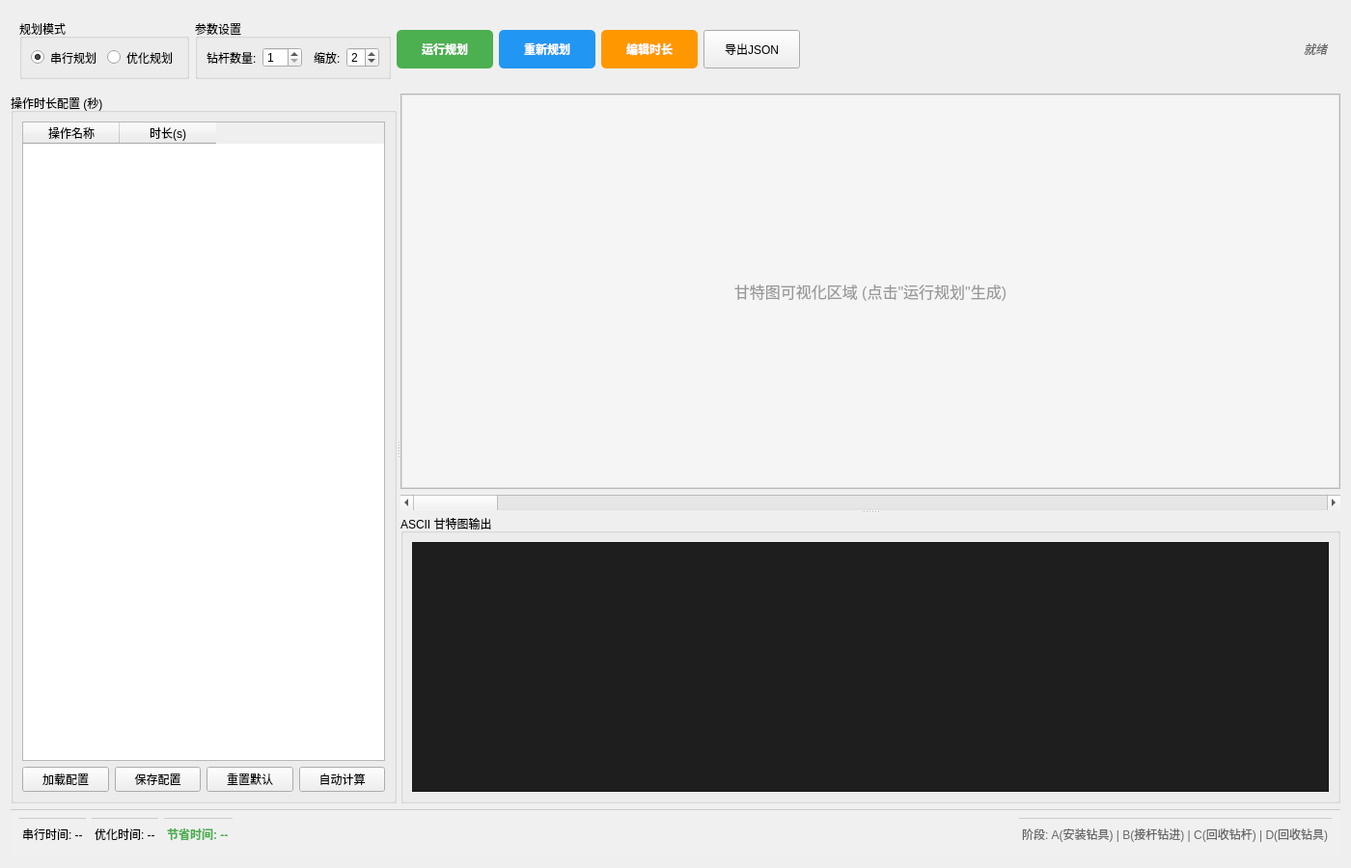
<?xml version="1.0" encoding="UTF-8"?>
<ui version="4.0">
 <class>PlanVisualizerPage</class>
 <widget class="QWidget" name="PlanVisualizerPage">
  <property name="geometry">
   <rect>
    <x>0</x>
    <y>0</y>
    <width>1400</width>
    <height>900</height>
   </rect>
  </property>
  <property name="windowTitle">
   <string>钻杆规划可视化</string>
  </property>
  <layout class="QVBoxLayout" name="verticalLayout">
   <item>
    <!-- 顶部控制栏 -->
    <widget class="QWidget" name="controlBar">
     <property name="maximumSize">
      <size>
       <width>16777215</width>
       <height>80</height>
      </size>
     </property>
     <layout class="QHBoxLayout" name="controlLayout">
      <item>
       <widget class="QGroupBox" name="planModeGroup">
        <property name="title">
         <string>规划模式</string>
        </property>
        <layout class="QHBoxLayout" name="planModeLayout">
         <item>
          <widget class="QRadioButton" name="serialRadio">
           <property name="text">
            <string>串行规划</string>
           </property>
           <property name="checked">
            <bool>true</bool>
           </property>
          </widget>
         </item>
         <item>
          <widget class="QRadioButton" name="optimizedRadio">
           <property name="text">
            <string>优化规划</string>
           </property>
          </widget>
         </item>
        </layout>
       </widget>
      </item>
      <item>
       <widget class="QGroupBox" name="paramsGroup">
        <property name="title">
         <string>参数设置</string>
        </property>
        <layout class="QHBoxLayout" name="paramsLayout">
         <item>
          <widget class="QLabel" name="pipesLabel">
           <property name="text">
            <string>钻杆数量:</string>
           </property>
          </widget>
         </item>
         <item>
          <widget class="QSpinBox" name="pipesSpinBox">
           <property name="minimum">
            <number>1</number>
           </property>
           <property name="maximum">
            <number>10</number>
           </property>
           <property name="value">
            <number>1</number>
           </property>
          </widget>
         </item>
         <item>
          <widget name="spacer1" class="QWidget">
           <property name="minimumWidth">
            <number>10</number>
           </property>
          </widget>
         </item>
         <item>
          <widget class="QLabel" name="zoomLabel">
           <property name="text">
            <string>缩放:</string>
           </property>
          </widget>
         </item>
         <item>
          <widget class="QSpinBox" name="zoomSpinBox">
           <property name="minimum">
            <number>1</number>
           </property>
           <property name="maximum">
            <number>5</number>
           </property>
           <property name="value">
            <number>2</number>
           </property>
          </widget>
         </item>
        </layout>
       </widget>
      </item>
      <item>
       <widget class="QPushButton" name="runButton">
        <property name="text">
         <string>运行规划</string>
        </property>
        <property name="minimumSize">
         <size>
          <width>100</width>
          <height>40</height>
         </size>
        </property>
        <property name="styleSheet">
         <string>QPushButton { background-color: #4CAF50; color: white; font-weight: bold; border-radius: 5px; }
QPushButton:hover { background-color: #45a049; }
QPushButton:pressed { background-color: #3d8b40; }</string>
        </property>
       </widget>
      </item>
      <item>
       <widget class="QPushButton" name="replanButton">
        <property name="text">
         <string>重新规划</string>
        </property>
        <property name="minimumSize">
         <size>
          <width>100</width>
          <height>40</height>
         </size>
        </property>
        <property name="styleSheet">
         <string>QPushButton { background-color: #2196F3; color: white; font-weight: bold; border-radius: 5px; }
QPushButton:hover { background-color: #1976D2; }
QPushButton:pressed { background-color: #1565C0; }</string>
        </property>
       </widget>
      </item>
      <item>
       <widget class="QPushButton" name="editDurButton">
        <property name="text">
         <string>编辑时长</string>
        </property>
        <property name="minimumSize">
         <size>
          <width>100</width>
          <height>40</height>
         </size>
        </property>
        <property name="styleSheet">
         <string>QPushButton { background-color: #FF9800; color: white; font-weight: bold; border-radius: 5px; }
QPushButton:hover { background-color: #F57C00; }
QPushButton:pressed { background-color: #EF6C00; }</string>
        </property>
       </widget>
      </item>
      <item>
       <widget class="QPushButton" name="exportJsonButton">
        <property name="text">
         <string>导出JSON</string>
        </property>
        <property name="minimumSize">
         <size>
          <width>100</width>
          <height>40</height>
         </size>
        </property>
       </widget>
      </item>
      <item>
       <spacer name="horizontalSpacer">
        <property name="orientation">
         <enum>Qt::Horizontal</enum>
        </property>
        <property name="sizeHint" stdset="0">
         <size>
          <width>40</width>
          <height>20</height>
         </size>
        </property>
       </spacer>
      </item>
      <item>
       <widget class="QLabel" name="statusLabel">
        <property name="text">
         <string>就绪</string>
        </property>
        <property name="styleSheet">
         <string>QLabel { color: #666; font-style: italic; }</string>
        </property>
       </widget>
      </item>
     </layout>
    </widget>
   </item>
   <item>
    <!-- 主内容区域 - 水平分割器 -->
    <widget class="QSplitter" name="mainHSplitter">
     <property name="orientation">
      <enum>Qt::Horizontal</enum>
     </property>
     <!-- 左侧：时长配置表格 -->
     <widget class="QGroupBox" name="durConfigGroup">
      <property name="title">
       <string>操作时长配置 (秒)</string>
      </property>
      <property name="minimumSize">
       <size>
        <width>300</width>
        <height>0</height>
       </size>
      </property>
      <property name="maximumSize">
       <size>
        <width>400</width>
        <height>16777215</height>
       </size>
      </property>
      <layout class="QVBoxLayout" name="durConfigLayout">
       <item>
        <widget class="QTableWidget" name="durTable">
         <property name="alternatingRowColors">
          <bool>true</bool>
         </property>
         <property name="selectionMode">
          <enum>QAbstractItemView::SingleSelection</enum>
         </property>
         <property name="columnCount">
          <number>2</number>
         </property>
         <column>
          <property name="text">
           <string>操作名称</string>
          </property>
         </column>
         <column>
          <property name="text">
           <string>时长(s)</string>
          </property>
         </column>
        </widget>
       </item>
       <item>
        <layout class="QHBoxLayout" name="durButtonLayout">
         <item>
          <widget class="QPushButton" name="loadDurButton">
           <property name="text">
            <string>加载配置</string>
           </property>
          </widget>
         </item>
         <item>
          <widget class="QPushButton" name="saveDurButton">
           <property name="text">
            <string>保存配置</string>
           </property>
          </widget>
         </item>
         <item>
         <widget class="QPushButton" name="resetDurButton">
          <property name="text">
           <string>重置默认</string>
          </property>
         </widget>
        </item>
        <item>
         <widget class="QPushButton" name="autoDurButton">
          <property name="text">
           <string>自动计算</string>
          </property>
         </widget>
        </item>
       </layout>
      </item>
      </layout>
     </widget>
     <!-- 右侧：可视化区域 -->
     <widget class="QSplitter" name="mainSplitter">
      <property name="orientation">
       <enum>Qt::Vertical</enum>
      </property>
      <!-- 甘特图可视化区域 -->
      <widget class="QWidget" name="ganttContainer">
       <layout class="QVBoxLayout" name="ganttLayout">
        <property name="margin">
         <number>0</number>
        </property>
        <item>
         <widget class="QScrollArea" name="ganttScrollArea">
          <property name="widgetResizable">
           <bool>true</bool>
          </property>
          <property name="horizontalScrollBarPolicy">
           <enum>Qt::ScrollBarAsNeeded</enum>
          </property>
          <property name="verticalScrollBarPolicy">
           <enum>Qt::ScrollBarAsNeeded</enum>
          </property>
          <widget class="QWidget" name="ganttScrollContent">
           <layout class="QVBoxLayout" name="ganttScrollLayout">
            <property name="margin">
             <number>0</number>
            </property>
            <item>
             <widget class="QLabel" name="ganttPlaceholder">
              <property name="text">
               <string>甘特图可视化区域 (点击"运行规划"生成)</string>
              </property>
              <property name="alignment">
               <set>Qt::AlignCenter</set>
              </property>
              <property name="styleSheet">
               <string>QLabel { background-color: #f5f5f5; border: 1px solid #ddd; color: #999; font-size: 16px; }</string>
              </property>
             </widget>
            </item>
           </layout>
          </widget>
         </widget>
        </item>
        <item>
         <widget class="QScrollBar" name="ganttHScrollBar">
          <property name="orientation">
           <enum>Qt::Horizontal</enum>
          </property>
          <property name="minimumSize">
           <size>
            <width>0</width>
            <height>16</height>
           </size>
          </property>
         </widget>
        </item>
       </layout>
      </widget>
      <!-- ASCII输出区域 -->
      <widget class="QGroupBox" name="asciiGroup">
       <property name="title">
        <string>ASCII 甘特图输出</string>
       </property>
       <property name="maximumSize">
        <size>
         <width>16777215</width>
         <height>300</height>
        </size>
       </property>
       <layout class="QVBoxLayout" name="asciiLayout">
        <item>
         <widget class="QPlainTextEdit" name="asciiOutput">
          <property name="font">
           <font>
            <family>Consolas</family>
            <pointsize>9</pointsize>
           </font>
          </property>
          <property name="readOnly">
           <bool>true</bool>
          </property>
          <property name="lineWrapMode">
           <enum>QPlainTextEdit::NoWrap</enum>
          </property>
          <property name="horizontalScrollBarPolicy">
           <enum>Qt::ScrollBarAsNeeded</enum>
          </property>
          <property name="styleSheet">
           <string>QPlainTextEdit { background-color: #1e1e1e; color: #d4d4d4; }</string>
          </property>
         </widget>
        </item>
       </layout>
      </widget>
     </widget>
    </widget>
   </item>
   <item>
    <!-- 底部统计信息栏 -->
    <widget class="QWidget" name="statsBar">
     <property name="maximumSize">
      <size>
       <width>16777215</width>
       <height>50</height>
      </size>
     </property>
     <property name="styleSheet">
      <string>QWidget { background-color: #f0f0f0; border-top: 1px solid #ccc; }</string>
     </property>
     <layout class="QHBoxLayout" name="statsLayout">
      <item>
       <widget class="QLabel" name="serialTimeLabel">
        <property name="text">
         <string>串行时间: --</string>
        </property>
       </widget>
      </item>
      <item>
       <widget class="QLabel" name="optimizedTimeLabel">
        <property name="text">
         <string>优化时间: --</string>
        </property>
       </widget>
      </item>
      <item>
       <widget class="QLabel" name="savedTimeLabel">
        <property name="text">
         <string>节省时间: --</string>
        </property>
        <property name="styleSheet">
         <string>QLabel { color: #4CAF50; font-weight: bold; }</string>
        </property>
       </widget>
      </item>
      <item>
       <spacer name="statsHorizontalSpacer">
        <property name="orientation">
         <enum>Qt::Horizontal</enum>
        </property>
        <property name="sizeHint" stdset="0">
         <size>
          <width>40</width>
          <height>20</height>
         </size>
        </property>
       </spacer>
      </item>
      <item>
       <widget class="QLabel" name="stagesLabel">
        <property name="text">
         <string>阶段: A(安装钻具) | B(接杆钻进) | C(回收钻杆) | D(回收钻具)</string>
        </property>
        <property name="styleSheet">
         <string>QLabel { color: #666; }</string>
        </property>
       </widget>
      </item>
     </layout>
    </widget>
   </item>
  </layout>
 </widget>
 <resources/>
 <connections/>
</ui>
